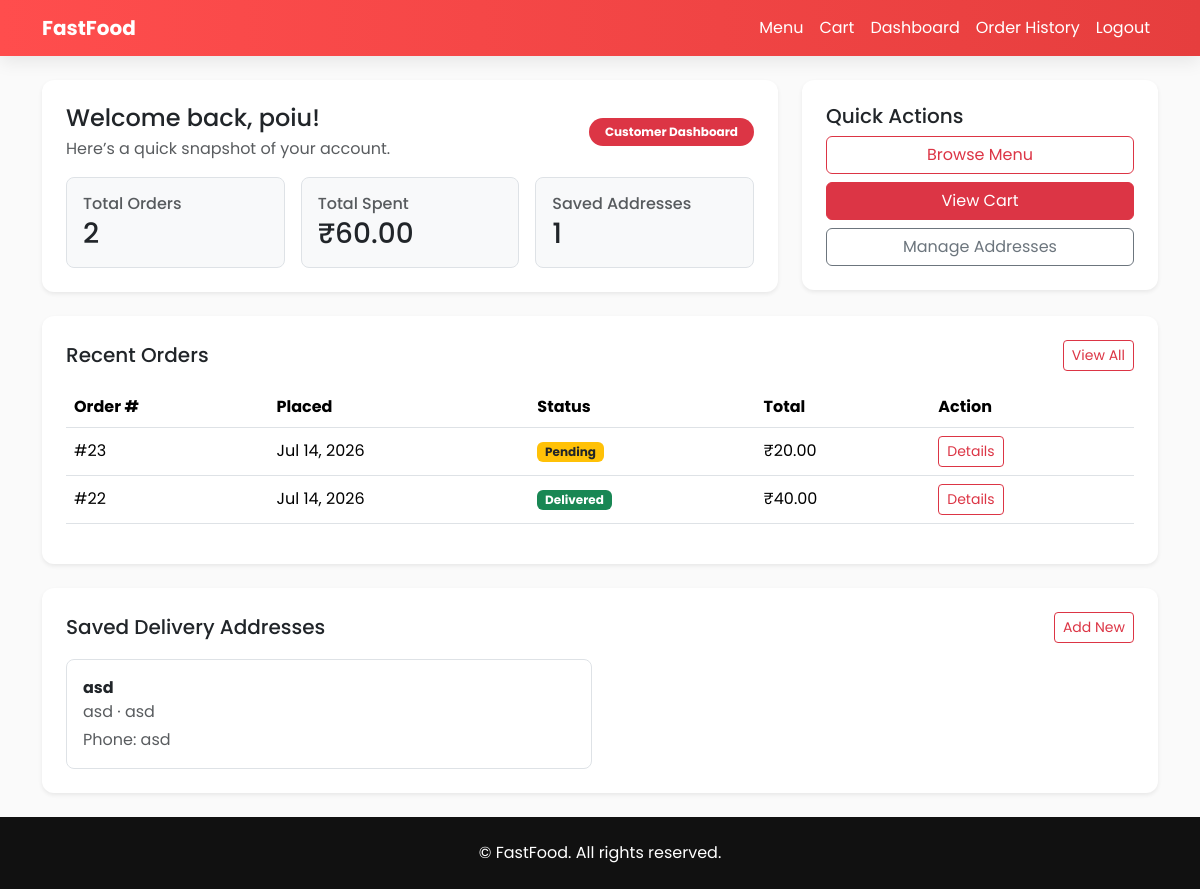
Before: /dashboard/ (signed in) with the older database file.
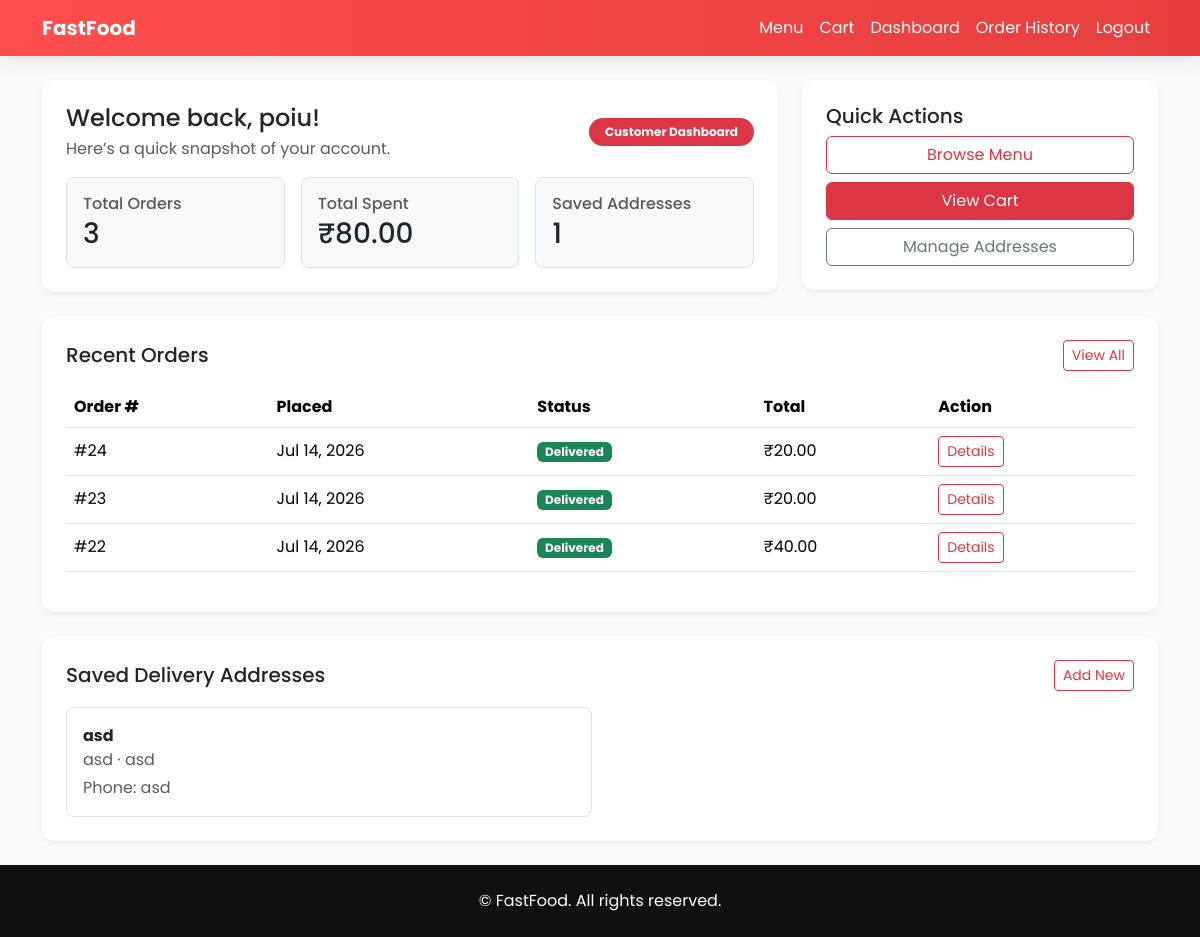
After: the same page with the newer database file.
### food_app/models.py (models this page shows, shortened)
class Order(models.Model):
    user = models.ForeignKey(User, on_delete=models.CASCADE)
    cart = models.ForeignKey(Cart, on_delete=models.SET_NULL, null=True, blank=True)
    total = models.DecimalField(max_digits=10, decimal_places=2)
    created_at = models.DateTimeField(default=timezone.now)
    status = models.CharField(max_length=20, default="Pending")
    delivery_address = models.ForeignKey(DeliveryAddress, on_delete=models.SET_NULL, null=True, blank=True)

class DeliveryAddress(models.Model):
    user = models.ForeignKey(User, on_delete=models.CASCADE, related_name="delivery_addresses")
    street_address = models.CharField(max_length=255)
    city = models.CharField(max_length=100)
    postal_code = models.CharField(max_length=20)
    phone = models.CharField(max_length=20)
    latitude = models.FloatField(blank=True, null=True)
    longitude = models.FloatField(blank=True, null=True)
    is_default = models.BooleanField(default=False)
    created_at = models.DateTimeField(default=timezone.now)
    class Meta:
        verbose_name_plural = "Delivery Addresses"

### food_app/views.py (the view)
# urls.py: path("dashboard/", views.user_dashboard, name="user_dashboard"),
@login_required(login_url="login")
def user_dashboard(request):
    redirect_response = redirect_for_role(request)
    if redirect_response:
        return redirect_response
    orders = request.user.order_set.select_related("delivery_address").prefetch_related("items__product").order_by("-created_at")[:5]
    addresses = request.user.delivery_addresses.all().order_by("-is_default", "id")
    cart_obj = Cart.objects.filter(user=request.user, active=True).first()
    cart_items = cart_obj.items.select_related("product").all() if cart_obj else []
    total_orders = request.user.order_set.count()
    total_spent = request.user.order_set.aggregate(total_spent=Sum("total"))["total_spent"] or 0
    return render(request, "food_app/user_dashboard.html", {
        "orders": orders,
        "addresses": addresses,
        "cart_items": cart_items,
        "total_orders": total_orders,
        "total_spent": total_spent,
    })

### food_app/views.py (called while the page is built)
def get_user_role(user):
    try:
        return user.userprofile.role
    except UserProfile.DoesNotExist:
        return "customer"

def redirect_for_role(request):
    if request.user.is_authenticated:
        role = get_user_role(request.user)
        if role == "admin":
            messages.info(request, "Admin staff use the admin dashboard.")
            return redirect("admin_dashboard")
        if role == "delivery":
            messages.info(request, "Delivery staff use the delivery dashboard.")
            return redirect("delivery_dashboard")
    return None

### food_app/templates/food_app/user_dashboard.html (shortened to what the changed rows need)
{% extends 'food_app/base.html' %}
{% block content %}
<div class="row g-4">
  <div class="col-lg-8">
    <div class="card shadow-sm border-0">
      <div class="card-body p-4">
        <div class="d-flex justify-content-between align-items-center mb-3">
          <div>
            <h2 class="h4 mb-1">Welcome back, {{ user.username }}!</h2>
          </div>
        </div>
        <div class="row g-3">
          <div class="col-md-4">
            <div class="border rounded-3 p-3 bg-light">
              <h6 class="text-muted mb-1">Total Orders</h6>
              <h3 class="mb-0">{{ total_orders }}</h3>
            </div>
          </div>
          <div class="col-md-4">
            <div class="border rounded-3 p-3 bg-light">
              <h6 class="text-muted mb-1">Total Spent</h6>
              <h3 class="mb-0">₹{{ total_spent|floatformat:2 }}</h3>
            </div>
          </div>
        </div>
      </div>
    </div>
  </div>
  <div class="col-12">
    <div class="card shadow-sm border-0">
      <div class="card-body p-4">
        {% if orders %}
          <div class="table-responsive">
            <table class="table align-middle">
              <thead>
                <tr>
                  <th>Order #</th>
                  <th>Placed</th>
                  <th>Status</th>
                  <th>Total</th>
                  <th>Action</th>
                </tr>
              </thead>
              <tbody>
                {% for order in orders %}
                <tr>
                  <td>#{{ order.id }}</td>
                  <td>{{ order.created_at|date:"M d, Y" }}</td>
                  <td><span class="badge {% if order.status == 'Delivered' %}bg-success{% elif order.status == 'Cancelled' %}bg-danger{% elif order.status == 'Out for Delivery' %}bg-primary{% elif order.status == 'Assigned' %}bg-info text-dark{% else %}bg-warning text-dark{% endif %}">{{ order.status }}</span></td>
                  <td>₹{{ order.total|floatformat:2 }}</td>
                  <td><a href="{% url 'order_detail' order.id %}" class="btn btn-sm btn-outline-danger">Details</a></td>
                </tr>
                {% endfor %}
              </tbody>
            </table>
          </div>
        {% else %}
          <div class="alert alert-light mb-0">You haven’t placed any orders yet.</div>
        {% endif %}
      </div>
    </div>
  </div>
  <div class="col-12">
    <div class="card shadow-sm border-0">
      <div class="card-body p-4">
        {% if addresses %}
          <div class="row g-3">
            {% for address in addresses %}
            <div class="col-md-6">
              <div class="border rounded-3 p-3 h-100">
                <div class="d-flex justify-content-between align-items-start">
                  <div>
                    <strong>{{ address.street_address }}</strong>
                    <p class="mb-1 text-muted">{{ address.city }} · {{ address.postal_code }}</p>
                    <p class="mb-0 text-muted">Phone: {{ address.phone }}</p>
                  </div>
                </div>
              </div>
            </div>
            {% endfor %}
          </div>
        {% else %}
          <div class="alert alert-light mb-0">No delivery addresses saved yet.</div>
        {% endif %}
      </div>
    </div>
  </div>
</div>
{% endblock %}

Changed rows visible on the page:
added Order: id "24", created_at "Jul 14, 2026", status "Delivered", total "20.00"
changed Order id 23: status "Pending" → "Delivered"
Other visible differences:
{{ total_orders }}: "2" → "3"
{{ total_spent|floatformat:2 }}: "60.00" → "80.00"
